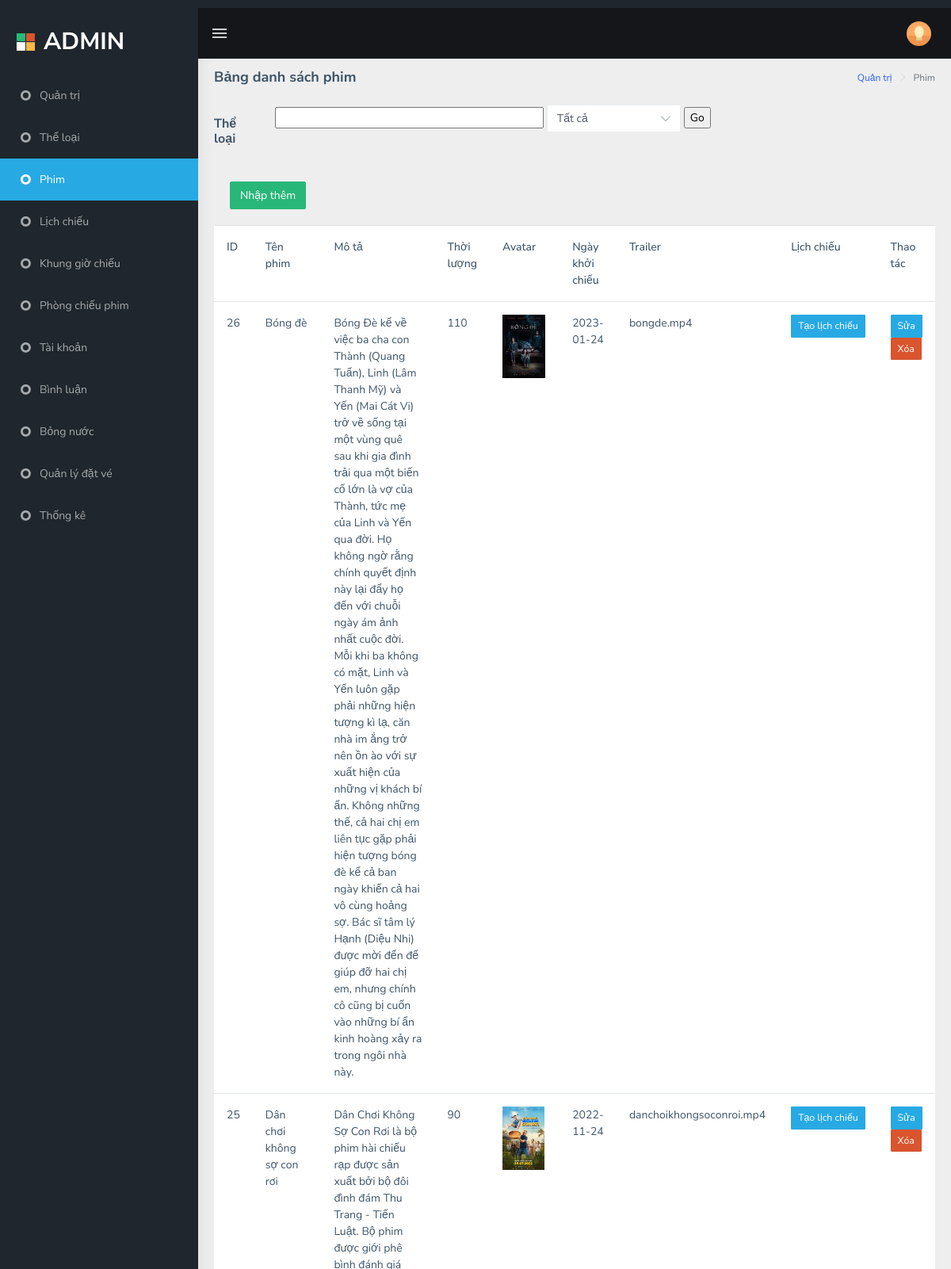
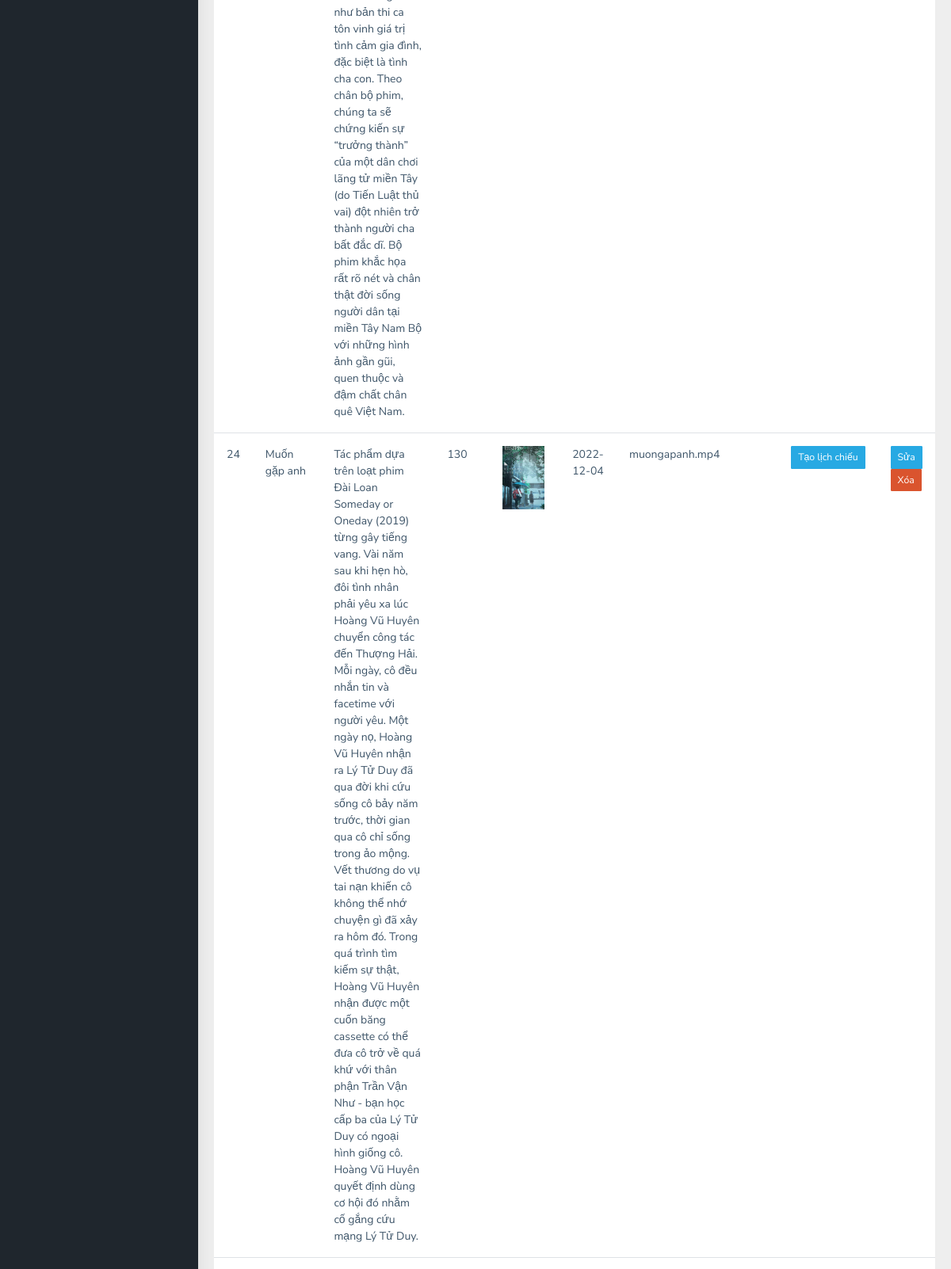
Page /DUAN1_MOVIE/admin/index.php?act=list_phim (upper part) on the committed database (2 pictures, top to bottom).
### tables this page shows
CREATE TABLE `phim` (
  `id` int(11) NOT NULL,
  `name` varchar(255) NOT NULL,
  `traller` varchar(255) NOT NULL,
  `avatar` varchar(255) NOT NULL,
  `mota` text NOT NULL,
  `thoi_luong` varchar(255) NOT NULL,
  `idtl` int(11) NOT NULL,
  `ngaychieu` date NOT NULL,
  `status` varchar(100) NOT NULL
);

### DUAN1_MOVIE/admin/models/pdo.php (called while the page is built, shortened)
<?php
function pdo_get_connection(){
    $dburl = "mysql:host=localhost;dbname=duan111;charset=utf8";
    $username = 'root';
    $password = '';
    $conn = new PDO($dburl, $username, $password);
    $conn->setAttribute(PDO::ATTR_ERRMODE, PDO::ERRMODE_EXCEPTION);
    return $conn;
}
function pdo_query($sql){
    $sql_args = array_slice(func_get_args(), 1);
    try{
        $conn = pdo_get_connection();
        $stmt = $conn->prepare($sql);
        $stmt->execute($sql_args);
        $rows = $stmt->fetchAll();
        return $rows;
    }
    catch(PDOException $e){
        throw $e;
    }
    finally{
        unset($conn);
    }
}

### DUAN1_MOVIE/admin/models/phim.php (called while the page is built, shortened)
<?php
    function loadall_phim($kyw="",$idtl=0){
        $sql="SELECT * FROM phim where 1";
        $sql.=" ORDER BY id desc";
        $listphim = pdo_query($sql);
        return $listphim;
    }
?>

### DUAN1_MOVIE/admin/phim/list.php (the view, shortened to what this page needs)
<div class="page-wrapper">
    <div class="page-breadcrumb">
        <div class="row">
            <div class="col-12 d-flex no-block align-items-center">
                <h4 class="page-title">Bảng danh sách phim </h4>
                <div class="ml-auto text-right">
                    <nav aria-label="breadcrumb">
                        <ol class="breadcrumb">
                            <li class="breadcrumb-item"><a href="#">Quản trị</a></li>
                            <li class="breadcrumb-item active" aria-current="page">Phim</li>
                        </ol>
                    </nav>
                </div>
            </div>
        </div>
    </div>
    <div class="container-fluid">
        <div class="row">
            <div class="col-12">
                <div class="form-group row">
                    <h5 class="col-md-1 m-t-15">Thể loại</h5>
                        <form action="index.php?act=list_phim" method="post" class="col-sm-9">
                            <input class="col-sm-6" type="text" name="kyw">
                            <select class="select2 form-control custom-select col-sm-3" name="idtl">
                                <option value="0" selected>Tất cả</option>
                                </select>
                            <input type="submit" name="listok" value="Go"></a>
                        </form>
                </div>
                <div class="card-body">
                    <a href="index.php?act=add_phim"><input type="button" class="btn btn-success" value="Nhập thêm"></a>
                </div>
                <div class="card">
                    <table class="table">
                        <tr>
                            <th>ID</th>
                            <th>Tên phim</th>
                            <th>Mô tả</th>
                            <th>Thời lượng</th>
                            <th>Avatar</th>
                            <th>Ngày khởi chiếu</th>
                            <th>Trailer</th>
                            <th>Lịch chiếu</th>
                            <th>Thao tác</th>
                        </tr>
                        <?php
                        foreach ($listphim as $phim) {
                            extract($phim);
                            $suatl = "index.php?act=suaphim&id=" . $id;
                            $xoatl = "index.php?act=xoaphim&id=" . $id;
                            $tao_lich = "index.php?act=taolich&id=" . $id;
                            $avatar = isset($avatar) ? $avatar : '';
                            $hinhpath = "../admin/upload/" . $avatar;
                            if (is_file($hinhpath)) {
                                $hinh = "<img src='" . $hinhpath . "' height='80'>";
                            } else {
                                $hinh = "Không có hình";
                            }
                            echo '<tr>
                                <td>' . $id . '</td>
                                <td>' . $name . '</td>
                                <td>' . $mota . '</td>
                                <td>' . $thoi_luong . '</td>
                                <td>' . $hinh . '</td>
                                <td>' . $ngaychieu . '</td>
                                <td>' . $traller . '</td>
                                <td><a href="'.$tao_lich.'"><input type="button" class="btn btn-cyan btn-sm" value="Tạo lịch chiếu" ></a></td>
                                <td><a href="'.$suatl.'"><input type="button" class="btn btn-cyan btn-sm" value="Sửa" ></a>
                                <a onclick="'."return confirm('Bạn có muốn xóa?')".'" href="'.$xoatl.'"><input type="button" value="Xóa" class="btn btn-danger btn-sm"></a>
                                </td>
                                </tr>';
                        }
                        ?>
                    </table>
                </div>
            </div>
        </div>
    </div>
</div>

### rows in the picture
phim: id "26", name "Bóng đè", mota "Bóng Đè kể về việc ba cha con Thành (Quang Tuấn), Linh (Lâm Thanh Mỹ) và Yến (Mai Cát Vi) trở về sống tại một vùng quê sau khi gia đình trải qua một biến cố lớn là vợ của Thành, tức mẹ của Linh và Yến qua đời. Họ không ngờ rằng chính quyết định này lại đẩy họ đến với chuỗi ngày ám ảnh nhất cuộc đời. Mỗi khi ba không có mặt, Linh và Yến luôn gặp phải những hiện tượng kì lạ, căn nhà im ắng trở nên ồn ào với sự xuất hiện của những vị khách bí ẩn. Không những thế, cả hai chị em liên tục gặp phải hiện tượng bóng đè kể cả ban ngày khiến cả hai vô cùng hoảng sợ. Bác sĩ tâm lý Hạnh (Diệu Nhi) được mời đến để giúp đỡ hai chị em, nhưng chính cô cũng bị cuốn vào những bí ẩn kinh hoàng xảy ra trong…", thoi_luong "110", avatar (picture), ngaychieu "2023-01-24", traller "bongde.mp4"
phim: id "25", name "Dân chơi không sợ con rơi", mota "Dân Chơi Không Sợ Con Rơi là bộ phim hài chiếu rạp được sản xuất bởi bộ đôi đình đám Thu Trang - Tiến Luật. Bộ phim được giới phê bình đánh giá như bản thi ca tôn vinh giá trị tình cảm gia đình, đặc biệt là tình cha con. Theo chân bộ phim, chúng ta sẽ chứng kiến sự “trưởng thành” của một dân chơi lãng tử miền Tây (do Tiến Luật thủ vai) đột nhiên trở thành người cha bất đắc dĩ. Bộ phim khắc họa rất rõ nét và chân thật đời sống người dân tại miền Tây Nam Bộ với những hình ảnh gần gũi, quen thuộc và đậm chất chân quê Việt Nam.", thoi_luong "90", avatar (picture), ngaychieu "2022-11-24", traller "danchoikhongsoconroi.mp4"
phim: id "24", name "Muốn gặp anh", mota "Tác phẩm dựa trên loạt phim Đài Loan Someday or Oneday (2019) từng gây tiếng vang. Vài năm sau khi hẹn hò, đôi tình nhân phải yêu xa lúc Hoàng Vũ Huyên chuyển công tác đến Thượng Hải. Mỗi ngày, cô đều nhắn tin và facetime với người yêu. Một ngày nọ, Hoàng Vũ Huyên nhận ra Lý Tử Duy đã qua đời khi cứu sống cô bảy năm trước, thời gian qua cô chỉ sống trong ảo mộng. Vết thương do vụ tai nạn khiến cô không thể nhớ chuyện gì đã xảy ra hôm đó. Trong quá trình tìm kiếm sự thật, Hoàng Vũ Huyên nhận được một cuốn băng cassette có thể đưa cô trở về quá khứ với thân phận Trần Vận Như - bạn học cấp ba của Lý Tử Duy có ngoại hình giống cô. Hoàng Vũ Huyên quyết định dùng cơ hội đó nhằm cố gắng cứu mạng…", thoi_luong "130", avatar (picture), ngaychieu "2022-12-04", traller "muongapanh.mp4"
